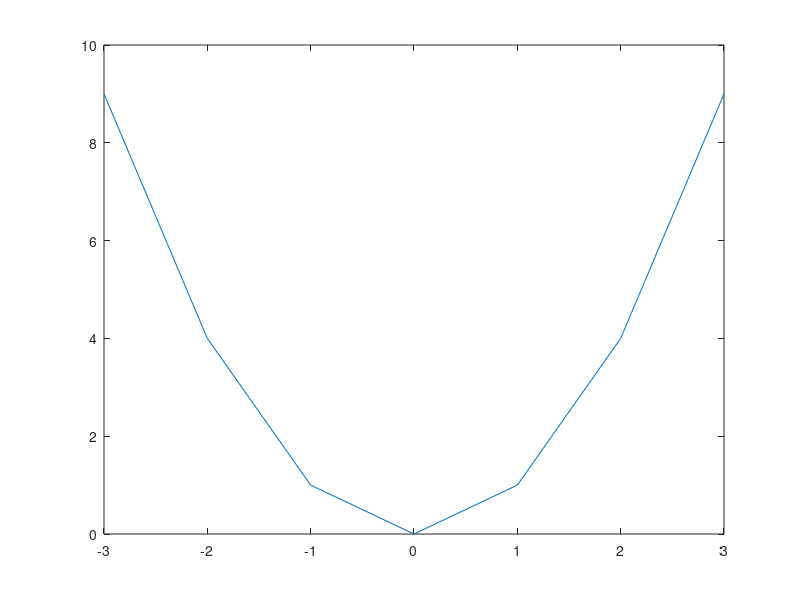

This figure's MATLAB source: (Note: this script raises an error after producing the figure.)
%% vectorization.md

%%
clear; close; clc;
x = [-3 -2 -1 0 1 2 3];
y = [9 4 1 0 1 4 9];
plot(x,y)

print_figure(gcf,'vectorization1.png',5,7)

%%
clear; close; clc;
x = -3:0.01:3;
y = x.^2;
plot(x,y)

print_figure(gcf,'vectorization2.png',5,7)

%%
x = 0:0.2:1

%%
x = linspace(0,1,9)

%%
a = 0; b = 1; N = 5; h = (b - a)/(N - 1);
x1 = a:h:b
x2 = linspace(a,b,N)

%%
x = 0:0.05:1;
length(x)
x(1)
x(2)
x(11)
x(20)
x(21)

%%
clear; close; clc;
x = [0 pi/4 pi/2 3*pi/4 pi];
y1 = [sin(0) sin(pi/4) sin(pi/2) sin(3*pi/4) sin(pi)]
y2 = sin(x)

%%
clear; close; clc;
x = [0 pi/4 pi/2 3*pi/4 pi];
y = sin(x);
plot(x,y)

print_figure(gcf,'vectorization3.png',5,7)


%%
clear; close; clc;
x = linspace(0,pi,100);
y = sin(x);
plot(x,y)

print_figure(gcf,'vectorization4.png',5,7)

%%
x = [-3 -2 -1 0 1 2 3];
y1 = [(-3)^2 (-2)^2 (-1)^2 0^2 1^2 2^2 3^2]
y2 = x.^2

%%
clear; close; clc;
x = linspace(-2,2,100);
y = 1 - x.^2;
plot(x,y)

print_figure(gcf,'vectorization5.png',5,7)

%%
format short
x = 0:0.25:1;
y = x.*exp(-x)
y = [0.*exp(-0) 0.25.*exp(-0.25) 0.5.*exp(-0.5) 0.75.*exp(-0.75) exp(-1)]

%%
clear; close; clc;
x = 0:0.1:10;
y = x.*exp(-x);
plot(x,y)

print_figure(gcf,'vectorization6.png',5,7)

%%
clear; close; clc;
x = linspace(-6,6,200);
y = 1./(1 + x.^2);
plot(x,y)

print_figure(gcf,'vectorization7.png',5,7)

%%
clear; close; clc;
x = linspace(0,5,500);
y = cos(2*pi*x) + 2*sin(3*pi*x);
plot(x,y)

print_figure(gcf,'vectorization8.png',5,7)

%% EXERCISES

%%
x = -1:0.1:1;
y = 1 + x + x.^2;
y(1),y(11),y(21)

%%
format long
x = linspace(0,1,101);
y = x.*exp(-x.^2);
y(1),y(51),y(101)
0, 0.5*exp(-0.5^2), exp(-1)



